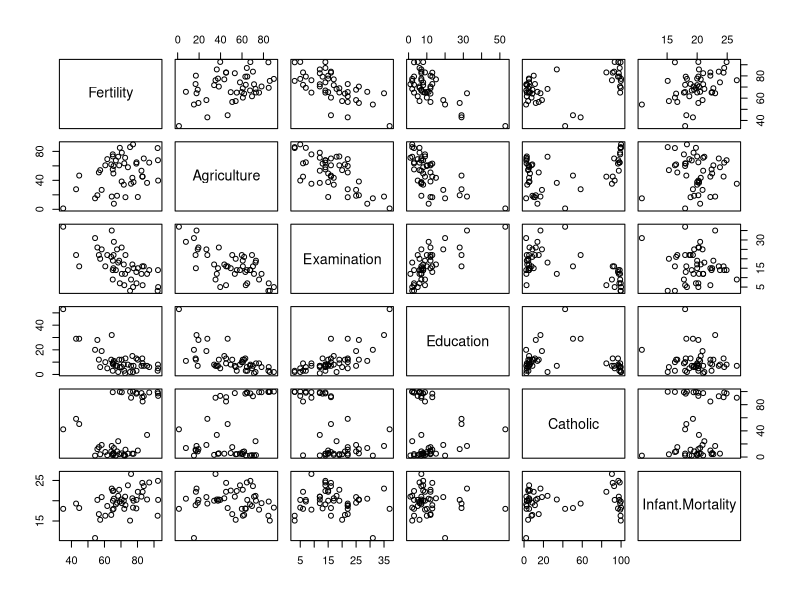
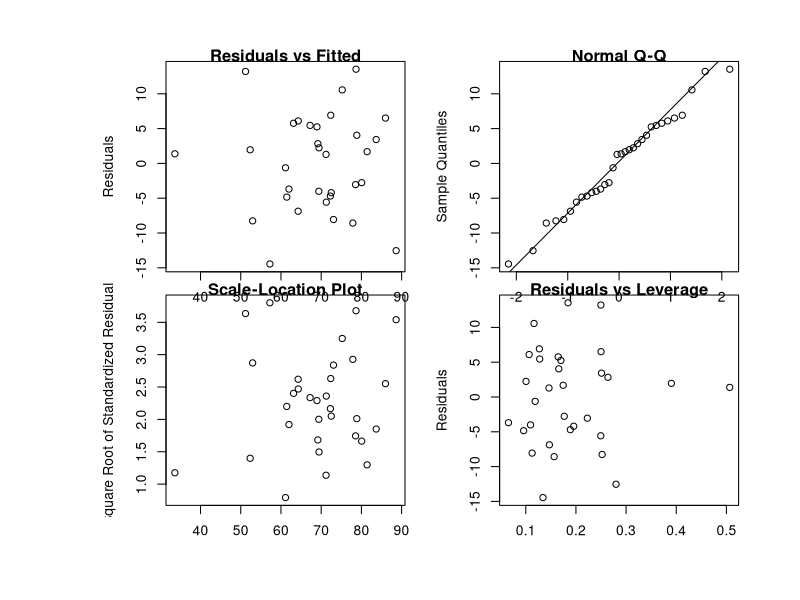
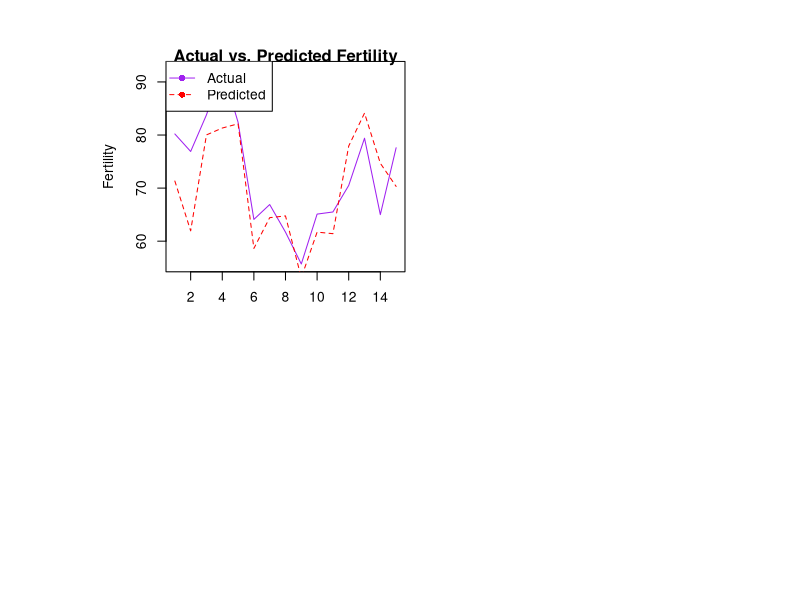

Recreate these plots in R, in order.
## ---- chunk 1
library(datasets)
data(swiss)
## ---- chunk 2
par(plt = c(0.5, 1.0, 0.5, 1.0), mar = c(0.7, 5, 0.7, 0.7), oma = c(5, 5, 3, 3))

pairs(swiss)
## ---- chunk 3
# Setting the seed for reproducibility
set.seed(333)

# Generating random indices for train and test sets
train_indices <- sample(1:nrow(swiss), 0.7 * nrow(swiss))
test_indices <- setdiff(1:nrow(swiss), train_indices)

# Creating the train and test datasets
train_data <- swiss[train_indices, ]
test_data <- swiss[test_indices, ]
## ---- chunk 4
# Define the models
model1 <- lm(Fertility ~ ., data = train_data)
model2 <- lm(Fertility ~ . - Examination, data = train_data)
model3 <- lm(Fertility ~ . - Education, data = train_data)
model4 <- lm(Fertility ~ . - Examination - Education, data = train_data)
model5 <- lm(Fertility ~ Catholic, data = train_data)
## ---- chunk 5
# Compute R-squared, adjusted R-squared, RMSE, and AIC for each model
metrics <- data.frame(
  Model = c("Model1", "Model2", "Model3", "Model4", "Model5"),
  R2 = c(summary(model1)$r.squared, summary(model2)$r.squared,
         summary(model3)$r.squared, summary(model4)$r.squared,
         summary(model5)$r.squared),
  Adj_R2 = c(summary(model1)$adj.r.squared, summary(model2)$adj.r.squared,
             summary(model3)$adj.r.squared, summary(model4)$adj.r.squared,
             summary(model5)$adj.r.squared),
  RMSE = c(sqrt(mean(model1$residuals^2)), sqrt(mean(model2$residuals^2)),
           sqrt(mean(model3$residuals^2)), sqrt(mean(model4$residuals^2)),
           sqrt(mean(model5$residuals^2))),
  AIC = c(AIC(model1), AIC(model2), AIC(model3), AIC(model4), AIC(model5))
)

# Print the metrics table
print(metrics)

## ---- chunk 6
# Select the best model based on the metrics
best_model <- model1

# Obtain the residuals
residuals <- resid(best_model)

# Plot the diagnostic plots
par(mfrow = c(2, 2))

# Residuals vs Fitted values plot
plot(fitted(best_model), residuals,
     xlab = "Fitted Values",
     ylab = "Residuals",
     main = "Residuals vs Fitted")

# Normal Q-Q plot
qqnorm(residuals, main = "Normal Q-Q")
qqline(residuals)

# Scale-Location plot (Square root of standardized residuals vs Fitted values)
plot(fitted(best_model), sqrt(abs(residuals)),
     xlab = "Fitted Values",
     ylab = "Square Root of Standardized Residuals",
     main = "Scale-Location Plot")

# Residuals vs Leverage plot
plot(hatvalues(best_model), residuals,
     xlab = "Leverage",
     ylab = "Residuals",
     main = "Residuals vs Leverage")

## ---- chunk 7
# Selecting the best model based on the metrics
best_model <- model1

# Calculating the 90% confidence intervals using confint()
conf_intervals <- confint(best_model, level = 0.90)

# Printing the confidence intervals
print(conf_intervals)
## ---- chunk 8
# Manually calculating the confidence intervals
n <- nrow(train_data)  # Number of observations
p <- length(coefficients(best_model))  # Number of parameters (including intercept)
t_value <- qt((1 - 0.90) / 2, df = n - p)  # T-distribution critical value
se <- sqrt(diag(vcov(best_model)))  # Standard errors of the parameters
coefficients(best_model) + t_value * se  # Upper confidence bounds
coefficients(best_model) - t_value * se  # Lower confidence bounds
## ---- chunk 9

# Select the best model based on the metrics
best_model <- model1

# Obtain the test data
test_data <- swiss[-train_indices, ]

# Make predictions on the test data
predictions <- predict(best_model, newdata = test_data)

# Print the predictions
print(predictions)

## ---- chunk 10
# Select the best model based on the metrics
best_model <- model1

# Obtain the test data
test_data <- swiss[-train_indices, ]

# Make predictions on the test data
predictions <- predict(best_model, newdata = test_data)

# Extract the actual values of the response variable
actual_values <- test_data$Fertility

# Compute RMSE
rmse <- sqrt(mean((actual_values - predictions)^2))

# Compute MAE
mae <- mean(abs(actual_values - predictions))

# Print RMSE and MAE
print(paste("RMSE:", rmse))
print(paste("MAE:", mae))

## ---- chunk 11
test_data$y_predicted <- predict(model1, newdata = test_data)

x_values <- 1:nrow(test_data)

plot(test_data$Fertility, col = "purple",type="l", pch = 16, xlab = "Predictor variables", ylab = "Fertility",
     main = "Actual vs. Predicted Fertility")
lines(test_data$y_predicted, col = "red", lty = 2)
legend("topleft", legend = c("Actual", "Predicted"), col = c("purple", "red"), lty = c(1, 2), pch = 16)

